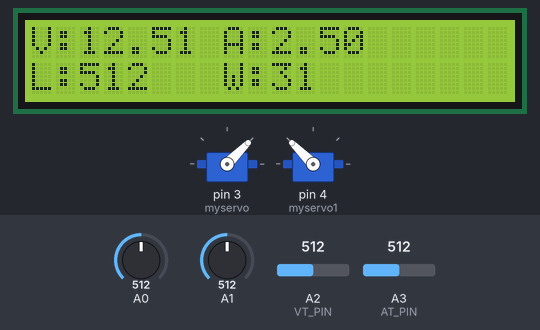
A sketch run on a simulated Arduino Uno, built with avr-gcc and run on an emulated ATmega328P. Parts: 2 × servo, 20×2 character LCD. The inputs (shaded band) are chosen by the test bench; at power-on: A0 = 512, A1 = 512, A2 (VT_PIN) = 512, A3 (AT_PIN) = 512. What the sketch prints to the serial monitor is not drawn.

Above: at 1.2 s.
1.3 s: A0 set to 716
At 3.2 s:
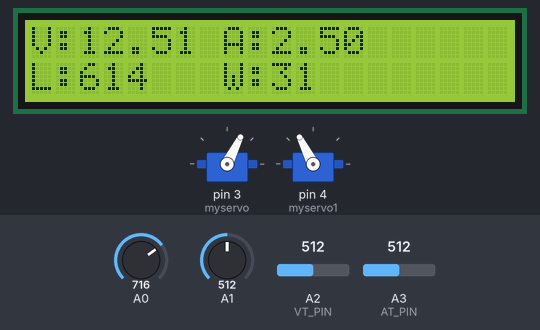
4.0 s: A1 set to 306
At 4.7 s:
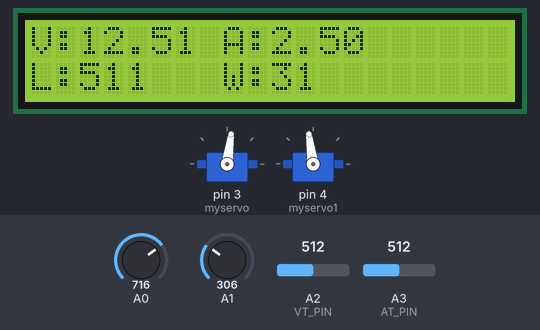
6.7 s: A1 set to 80
At 9.0 s:
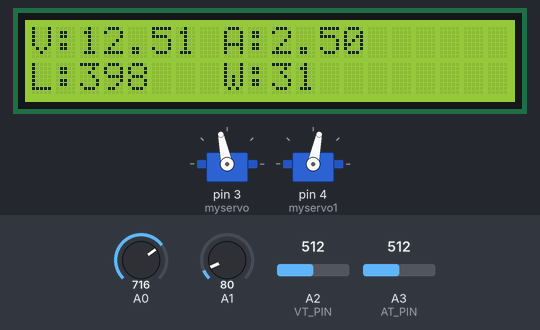
9.6 s: A0 set to 992
At 10.5 s:
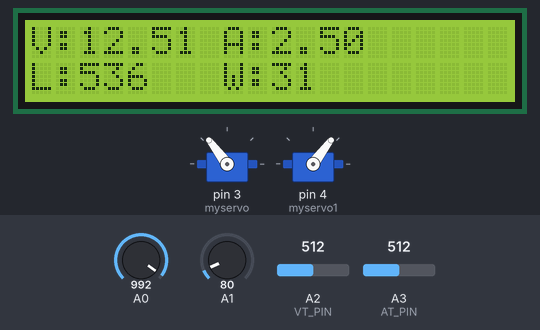
12.3 s: A2 (VT_PIN) set to 716
At 14.8 s:
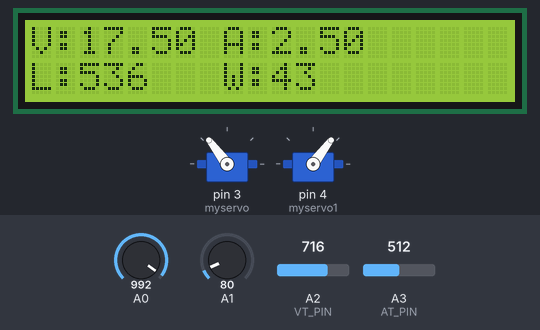
15.6 s: A3 (AT_PIN) set to 716
At 17.6 s:
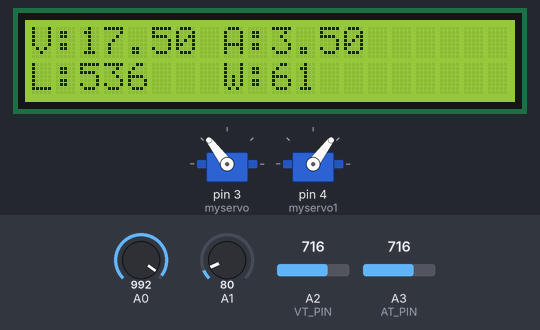
Timing chart, 0 to 19.1 s (numbered marks = the images above; inputs shaded):
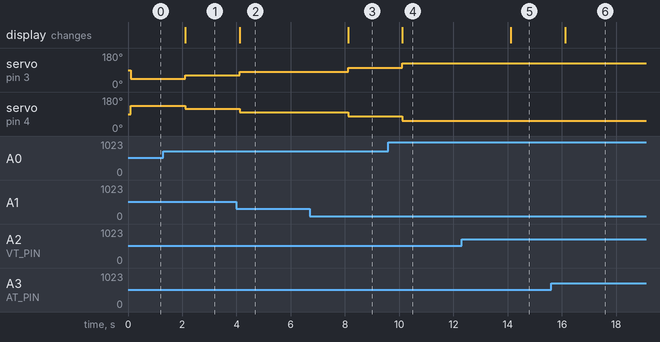

The sketch:

one.ino
```cpp
/*
OUT腳位
3為myservo
4為myservo1
10為藍芽 txd
11為藍芽 rxd
20為LCB sda
21為LCB scl
IN腳位
A0為光敏電阻X
A1為光敏電阻Y
A2為電壓PT
A3微電流AT
*/
// 程式庫
#include <Wire.h> // I2C函式庫
#include <LiquidCrystal_I2C.h> // LCD_I2C函式庫
#include <Servo.h> // 伺服馬達函式庫

// BT
#include <SoftwareSerial.h>
const byte Txpin=11;
const byte Rxpin=10;
SoftwareSerial BT(Rxpin,Txpin);
char val;

// 電壓電流
#define VT_PIN A2 // connect VT
#define AT_PIN A3// connect AT
#define ARDUINO_WORK_VOLTAGE 5.0

// Servo
Servo myservo;  // 建立SERVO物件
Servo myservo1;  // 建立SERVO物件

// LCD
LiquidCrystal_I2C lcd(0x27, 20, 2);

void setup() {
  myservo.attach(3);      // 設3腳位為X
  myservo1.attach(4);     // 設4腳位為Y
  BT.begin(9600);
  Serial.begin(9600);
  Serial.println("BT就緒");
  lcd.init();
  lcd.backlight();
  myservo.write(45);     //設X預設為45度角
  myservo1.write(135);   //設Y預設為135度角
}

void loop() {
  //LCD
  int x = analogRead(A0);
  int y = analogRead(A1);
  int v = analogRead(VT_PIN);
  int a = analogRead(AT_PIN);
  int w;
  int b=45,c=135,d=(x-y)/11;
  double voltage = v * (ARDUINO_WORK_VOLTAGE / 1023.0) * 5;
  double current = a * (ARDUINO_WORK_VOLTAGE / 1023.0);
  w=voltage*current;
  int z=0;
  z=(x+y)/2;
  // LCD顯示
  lcd.clear();
  lcd.setCursor(0, 0);
  lcd.print("V:");
  lcd.setCursor(2, 0);
  lcd.print(voltage);
  lcd.setCursor(8, 0);
  lcd.print("A:");
  lcd.setCursor(10, 0);
  lcd.print(current);
  lcd.setCursor(0, 1);
  lcd.print("L:");
  lcd.setCursor(2, 1);
  lcd.print(z);
  lcd.setCursor(8, 1);
  lcd.print("W:");
  lcd.setCursor(10, 1);
  lcd.print(w);
  // 藍芽傳輸
  String data = String(voltage) + " " + String(current) + " " + String(z) + " " + String(w);
  BT.print(data);
  Sup(b,c,d,x,y);
  delay(950);
}

void Sup(int b,int c,int d,int x,int y){
  // 伺服馬達
  if(d<0){
    d=abs(d);
  }
  if((b>90)&&(c<90)){
    b=b-d;//x
    c=c+d;//y
  }
  else{
    b=b+d;//x
    c=c-d;//y
  }
  myservo.write(b); // x
  myservo1.write(c); // y
  Serial.println(d);
  delay(1000);
}
```

Measured:
- after the input at 1.3 s, servo on pin 3 (myservo): 45° → 63° after 0.82 s; servo on pin 4 (myservo1): 135° → 117° after 0.82 s; the display: changes after 0.82 s (image 1)
- after the input at 4.0 s, servo on pin 3 (myservo): 63° → 82° after 0.12 s; servo on pin 4 (myservo1): 117° → 98° after 0.12 s; the display: changes after 0.12 s (image 2)
- after the input at 6.7 s, servo on pin 3 (myservo): 82° → 102° after 1.4 s; servo on pin 4 (myservo1): 98° → 78° after 1.4 s; the display: changes after 1.4 s (image 3)
- after the input at 9.6 s, servo on pin 3 (myservo): 102° → 127° after 0.52 s; servo on pin 4 (myservo1): 78° → 53° after 0.52 s; the display: changes after 0.52 s (image 4)
- after the input at 12.3 s, the display: changes after 1.8 s (image 5)
- after the input at 15.6 s, the display: changes after 0.52 s (image 6)
